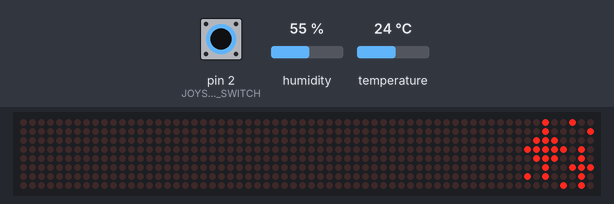
This sketch was run on a simulated Arduino Uno, built with avr-gcc and run on an emulated ATmega328P. Parts: 64×8 LED matrix. Inputs (shaded band) come from the test bench; at power-on: pin 2 (JOYSTICK_SWITCH) HIGH, humidity 55 %, temperature 24 °C. What the sketch prints to the serial monitor is not drawn.

1.3 s: pin 2 (JOYSTICK_SWITCH) pulled LOW for 3.2 s
Above: at 2.5 s.
Timing chart, 0 to 4.3 s (numbered marks = the images above; inputs shaded):
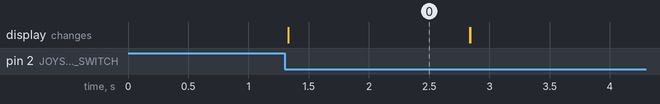

The sketch:

plantsHelper.ino
```cpp
#include <DHT.h>
#include <LedControl.h>

//JOYSTICK CONFIG START
/**
Unused config for axis changes in joystick
#define JOYSTICK_X A0
#define JOYSTICK_Y A1
**/
#define JOYSTICK_SWITCH 2
//JOYSTICK CONFIG END

//SENSOR CONFIG START
DHT dht(3, DHT11);
//SENSOR CONFIT END

//LED MATRIX CONFIG START
LedControl led_matrix = LedControl(12,10,11,0);

byte cloud[8] = {
  B00011100,
  B00111100,
  B01111110,
  B11111111,
  B11111111,
  B00000000,
  B01001001,
  B10010010,
  };

byte sparkle[8] = {
  B00100100,
  B00100001,
  B01110000,
  B11111010,
  B01110010,
  B00100111,
  B10100010,
  B00001010,
  };

byte umbrella[8] = {
  B00111100,
  B01111110,
  B11111111,
  B11111111,
  B00001000,
  B00001000,
  B00101000,
  B00010000,
  };
//LED MATRIX CONFIG STOP

void setup() {
  Serial.begin(9600);

  pinMode(JOYSTICK_SWITCH, INPUT_PULLUP);

  dht.begin();

  led_matrix.shutdown(0,false);
  led_matrix.setIntensity(0,15);
  led_matrix.clearDisplay(0);
}

void loop() {
  int joystick_state = get_state();

  if (joystick_state == 0) {
    int humidity = dht.readHumidity();

    if (check_humidity(humidity) == 1) {
      print_picture(cloud);
    } else if (check_humidity(humidity) == 2) {
      print_picture(sparkle);
    } else if (check_humidity(humidity) == 3) {
      print_picture(umbrella);
    }

    Serial.println("Humidity: ");
    Serial.println(humidity);

    Serial.println("Temperature: ");
    Serial.println(dht.readTemperature());

    clear_screens();
  }
}

int get_state()
{
  int switch_state = digitalRead(JOYSTICK_SWITCH);

  return switch_state;
}

int check_humidity(int humidity) {
  int state = 0;

  if (humidity < 50) {
    return state = 1;
  } else if (humidity >= 50 && humidity <= 60) {
    return state = 2;
  } else if (humidity > 60) {
    return state = 3;
  }
}

void print_picture(byte character [])
{
  for(int i = 0; i < 8; i++)
  {
    led_matrix.setRow(0, i, character[i]);
  }
}

void clear_screens()
{
  delay(1500);
  led_matrix.clearDisplay(0);
}
```

Measured:
- after the input at 1.3 s, the display: changes at once (image 0)
- what the display in image 0 shows lasts 1.5 s, from 1.3 s to 2.8 s
